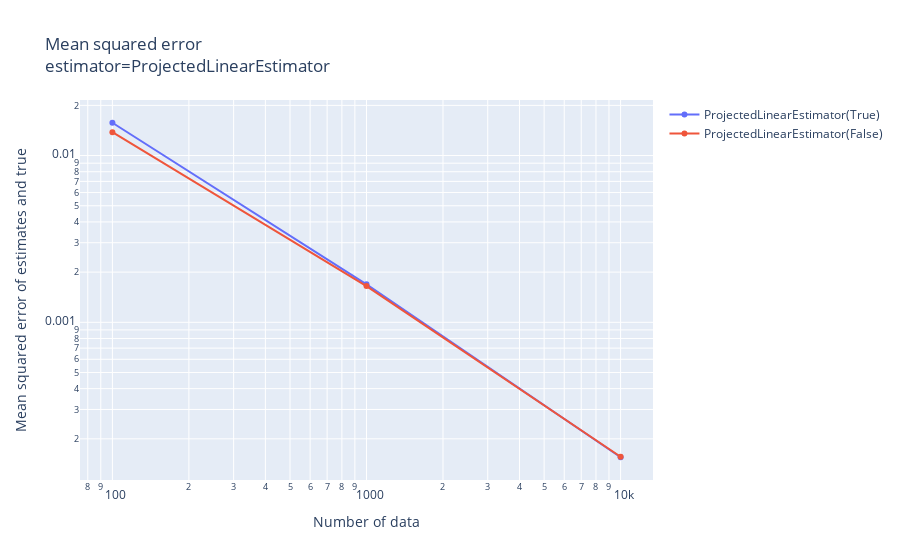

Notebook code for this chart:
### Code cell
figs[1]

### Figure 1 — Plotly figure (JSON) as saved in the notebook; plotly's stock layout.template omitted (floating-point values rounded to 4 significant figures)
{"data": [{"mode": "lines+markers", "name": "ProjectedLinearEstimator(True)", "type": "scatter", "x": [100, 1000, 10000], "y": [0.01573, 0.001689, 0.0001551]}, {"mode": "lines+markers", "name": "ProjectedLinearEstimator(False)", "type": "scatter", "x": [100, 1000, 10000], "y": [0.01381, 0.001649, 0.0001562]}], "layout": {"title": {"text": "Mean squared error<br>estimator=ProjectedLinearEstimator"}, "xaxis": {"title": {"text": "Number of data"}, "type": "log"}, "yaxis": {"title": {"text": "Mean squared error of estimates and true"}, "type": "log"}}}
